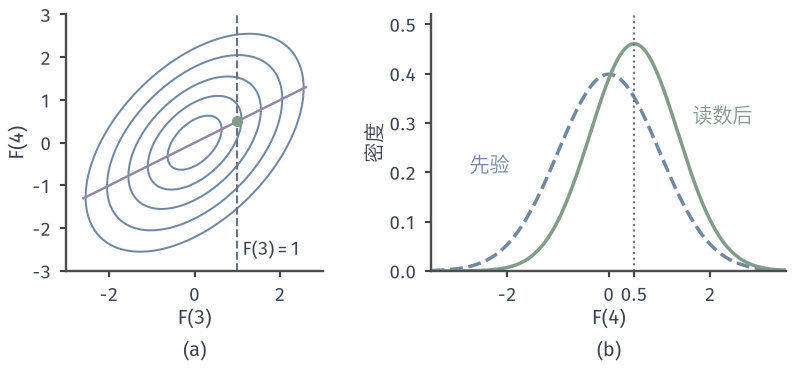

Generate this figure with Python:
from pathlib import Path
import sys
ROOT = next(p for p in Path(__file__).resolve().parents if (p/'build.sh').is_file() and (p/'tex/book.tex').is_file())
sys.path.insert(0, str(ROOT/'figures/05-optimization/05-stochastic-optimization/matplotlib/bo-common'))
from bo_common import *
# (F(3),F(4)) 联合高斯，相关系数 1/2；读数 F(3)=1 后 F(4)|F(3)=1 ~ N(1/2,3/4)。
fig,(a,b)=figure(width_mm=112,height_mm=52,ncols=2,gridspec_kw=dict(width_ratios=[1,1.15]))
u=np.linspace(-3,3,241); U,V=np.meshgrid(u,u); rho=.5
Q=(U*U-2*rho*U*V+V*V)/(1-rho*rho)
a.contour(U,V,Q,levels=[.4,1.2,2.4,4.2,6.5],colors=BLUE,linewidths=.8)
a.axvline(1,color=MUTED,lw=.85,ls='--')
xs=np.array([-2.6,2.6]); a.plot(xs,.5*xs,color=PURPLE,lw=1.0)
a.scatter([1],[.5],s=20,color=GREEN,zorder=5,lw=0)
a.text(1.12,-2.75,'$F(3)=1$',color=INK,fontsize=7.5,va='bottom',ha='left')
a.set_xlim(-3,3);a.set_ylim(-3,3);a.set_aspect('equal',adjustable='box')
axes_style(a,'$F(3)$','$F(4)$')
v=np.linspace(-3.5,3.5,281)
pr=np.exp(-v*v/2)/np.sqrt(2*np.pi); po=np.exp(-(v-.5)**2/(2*.75))/np.sqrt(2*np.pi*.75)
b.plot(v,pr,color=BLUE,lw=1.4,ls='--');b.plot(v,po,color=GREEN,lw=1.4)
b.text(-2.75,.2,'先验',color=BLUE);b.text(1.65,.3,'读数后',color=GREEN)
b.axvline(.5,color=MUTED,lw=.85,ls=':')
b.set_xlim(-3.5,3.5);b.set_ylim(0,.52);b.set_xticks([-2,0,.5,2]);b.set_xticklabels(['-2','0','0.5','2'])
axes_style(b,'$F(4)$','密度')
panel_label(a,'(a)',-.27);panel_label(b,'(b)',-.27)
FACTS={'rho':.5,'cond_mean':.5,'cond_var':.75}
save(fig, Path(__file__).resolve().parent, 'figure', FACTS)
